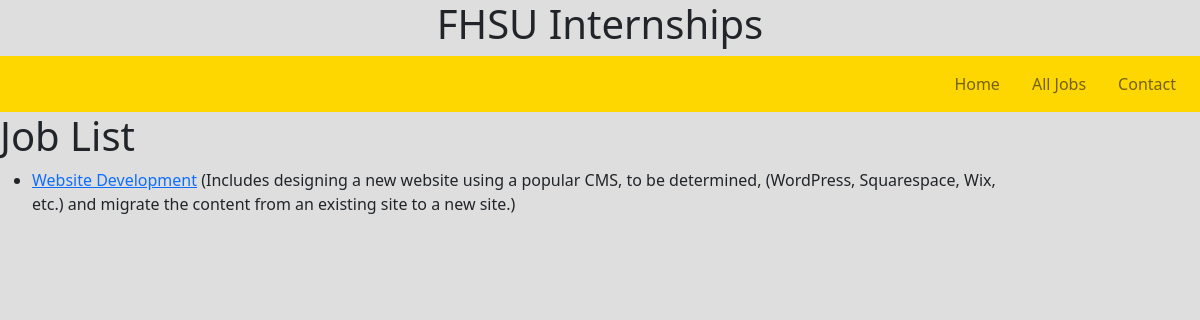
Page /services/job/ on the earlier database version.
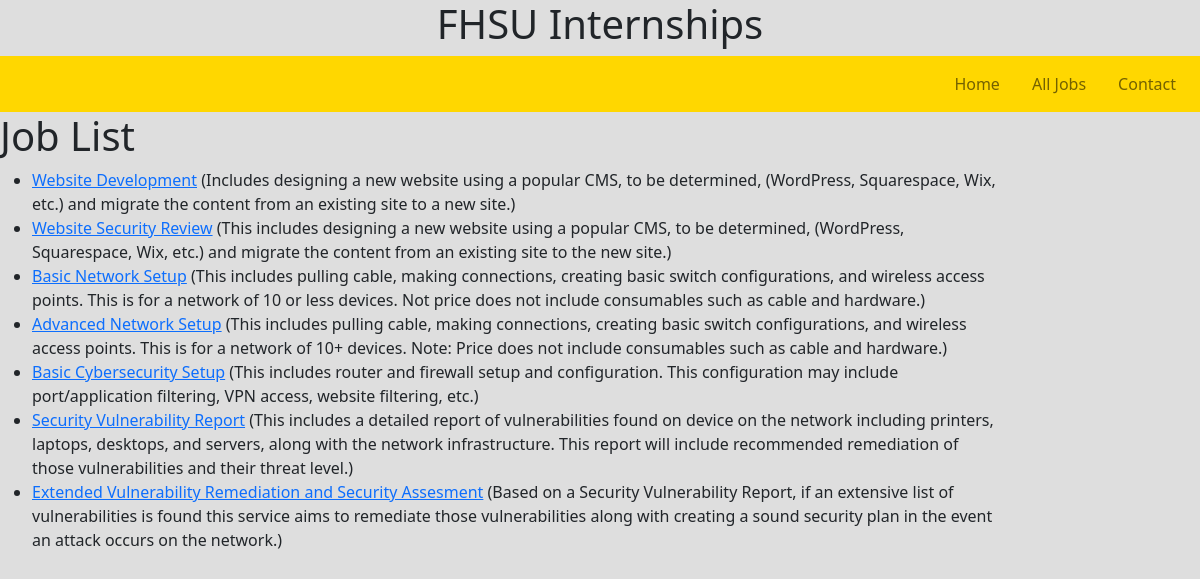
Same page on the later database version.
### services/models.py (models this page shows, shortened)
class Job(models.Model):
    title = models.CharField(max_length=200)
    description = models.TextField(max_length=1000, help_text='Enter a brief description of the job')
    def get_absolute_url(self):
        return reverse('job-detail', args=[str(self.id)])

### services/views.py (the view)
# urls.py: path('job/', views.JobListView.as_view(), name='jobs'),
class JobListView(generic.ListView):
    model = Job

### services/templates/services/job_list.html
{% extends "base.html" %}
{% block content %}
  <h1>Job List</h1>
  {% if job_list %}
  <ul>
    {% for job in job_list %}
      <li>
        <a href="{{ job.get_absolute_url }}">{{job.title}}</a> ({{job.description}})
      <br>
      </li>
    {% endfor %}
  </ul>
  {% else %}
    <p>There are no jobs available</p>
  {% endif %}
{% endblock %}

### services/templates/base.html (shortened to what this page needs)
<!DOCTYPE html>
<html lang="en">
<head>
  {% load static %}
  <link rel="stylesheet" href="{% static 'css/styles.css' %}">
   <link href="https://cdn.jsdelivr.net/npm/bootstrap@5.2.3/dist/css/bootstrap.min.css" rel="stylesheet">
</head>
<body style="background-color: #DEDEDE;">
<header>
            <h1 class="site-heading text-center text-faded d-none d-lg-block">
                <span class="site-heading-lower">FHSU Internships</span>
            </h1>
        </header>
      {% block sidebar %}
        <nav class="navbar navbar-expand-md" style="background-color: #FFD700;">
	<div class="collapse navbar-collapse" id="main-navigation">
		<ul class="navbar-nav">
			<li class="nav-item">
				<a class="nav-link" href="{% url 'index' %}">Home</a>
			</li>
			<li class="nav-item">
				<a class="nav-link" href="{% url 'jobs' %}">All Jobs</a>
			</li>
			<li class="nav-item">
				<a class="nav-link" href="{% url 'contact' %}">Contact</a>
			</li>
		</ul>
	</div>
</nav>
     {% endblock %}
      <div class="col-sm-10 ">{% block content %}{% endblock %}</div>
</body>
</html>

### services/static/css/styles.css (style rules this page uses)
body { padding: 0; margin: 0; background: #f2f6e9; }
.navbar { background:#6ab446; }
.nav-link, .navbar-brand { color: #fff; cursor: pointer; }
.nav-link { margin-right: 1em !important; }
.navbar-collapse { justify-content: flex-end; }

Differences in the rows shown:
added Job: title "Website Security Review", description "This includes designing a new website using a popular CMS, to be determined, (WordPress, Squarespace, Wix, etc.) and migrate the content from an existing site to the new site."
added Job: title "Basic Network Setup", description "This includes pulling cable, making connections, creating basic switch configurations, and wireless access points. This is for a network of 10 or less devices. Not price does not include consumables such as cable and hardware."
added Job: title "Advanced Network Setup", description "This includes pulling cable, making connections, creating basic switch configurations, and wireless access points. This is for a network of 10+ devices. Note: Price does not include consumables such as cable and hardware."
added Job: title "Basic Cybersecurity Setup", description "This includes router and firewall setup and configuration. This configuration may include port/application filtering, VPN access, website filtering, etc."
added Job: title "Security Vulnerability Report", description "This includes a detailed report of vulnerabilities found on device on the network including printers, laptops, desktops, and servers, along with the network infrastructure. This report will include recommended remediation of those vulnerabilities and their threat level."
added Job: title "Extended Vulnerability Remediation and Security Assesment", description "Based on a Security Vulnerability Report, if an extensive list of vulnerabilities is found this service aims to remediate those vulnerabilities along with creating a sound security plan in the event an attack occurs on the network."
